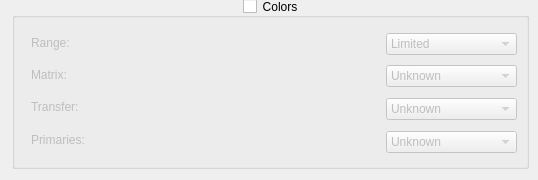
        <widget class="QWidget" name="Colors3Tab">
         <attribute name="title">
          <string>Colors</string>
         </attribute>
         <widget class="QGroupBox" name="ColorsHDRGB">
          <property name="geometry">
           <rect>
            <x>12</x>
            <y>-2</y>
            <width>517</width>
            <height>171</height>
           </rect>
          </property>
          <property name="toolTip">
           <string>Enables/disables color specification in x265 metadata.</string>
          </property>
          <property name="title">
           <string>Colors</string>
          </property>
          <property name="alignment">
           <set>Qt::AlignCenter</set>
          </property>
          <property name="checkable">
           <bool>true</bool>
          </property>
          <property name="checked">
           <bool>false</bool>
          </property>
          <widget class="QLabel" name="ColorRangeLabel">
           <property name="geometry">
            <rect>
             <x>19</x>
             <y>33</y>
             <width>69</width>
             <height>24</height>
            </rect>
           </property>
           <property name="text">
            <string>Range:</string>
           </property>
          </widget>
          <widget class="QLabel" name="ColorMatrixLabel">
           <property name="geometry">
            <rect>
             <x>19</x>
             <y>69</y>
             <width>72</width>
             <height>16</height>
            </rect>
           </property>
           <property name="text">
            <string>Matrix:</string>
           </property>
          </widget>
          <widget class="QComboBox" name="ColorTransferDD">
           <property name="geometry">
            <rect>
             <x>374</x>
             <y>100</y>
             <width>131</width>
             <height>22</height>
            </rect>
           </property>
           <property name="focusPolicy">
            <enum>Qt::NoFocus</enum>
           </property>
           <property name="toolTip">
            <string>Sets the color transfer.</string>
           </property>
           <item>
            <property name="text">
             <string>Unknown</string>
            </property>
           </item>
           <item>
            <property name="text">
             <string>BT709</string>
            </property>
           </item>
           <item>
            <property name="text">
             <string>BT470m</string>
            </property>
           </item>
           <item>
            <property name="text">
             <string>BT470bg</string>
            </property>
           </item>
           <item>
            <property name="text">
             <string>Log100</string>
            </property>
           </item>
           <item>
            <property name="text">
             <string>Log316</string>
            </property>
           </item>
           <item>
            <property name="text">
             <string>SMPTE170m</string>
            </property>
           </item>
           <item>
            <property name="text">
             <string>SMPTE240m</string>
            </property>
           </item>
           <item>
            <property name="text">
             <string>SMPTE2084</string>
            </property>
           </item>
           <item>
            <property name="text">
             <string>SMPTE428</string>
            </property>
           </item>
          </widget>
          <widget class="QLabel" name="ColorPrimariesLabel">
           <property name="geometry">
            <rect>
             <x>19</x>
             <y>132</y>
             <width>89</width>
             <height>20</height>
            </rect>
           </property>
           <property name="text">
            <string>Primaries:</string>
           </property>
          </widget>
          <widget class="QLabel" name="ColorTransferLabel">
           <property name="geometry">
            <rect>
             <x>19</x>
             <y>98</y>
             <width>85</width>
             <height>22</height>
            </rect>
           </property>
           <property name="text">
            <string>Transfer:</string>
           </property>
          </widget>
          <widget class="QComboBox" name="ColorRangeDD">
           <property name="geometry">
            <rect>
             <x>374</x>
             <y>35</y>
             <width>131</width>
             <height>22</height>
            </rect>
           </property>
           <property name="focusPolicy">
            <enum>Qt::NoFocus</enum>
           </property>
           <property name="toolTip">
            <string>Sets the color range.</string>
           </property>
           <item>
            <property name="text">
             <string>Limited</string>
            </property>
           </item>
           <item>
            <property name="text">
             <string>Full</string>
            </property>
           </item>
          </widget>
          <widget class="QComboBox" name="ColorMatrixDD">
           <property name="geometry">
            <rect>
             <x>374</x>
             <y>67</y>
             <width>131</width>
             <height>22</height>
            </rect>
           </property>
           <property name="focusPolicy">
            <enum>Qt::NoFocus</enum>
           </property>
           <property name="toolTip">
            <string>Sets the color matrix.</string>
           </property>
           <item>
            <property name="text">
             <string>Unknown</string>
            </property>
           </item>
           <item>
            <property name="text">
             <string>BT709</string>
            </property>
           </item>
           <item>
            <property name="text">
             <string>FCC</string>
            </property>
           </item>
           <item>
            <property name="text">
             <string>BT470bg</string>
            </property>
           </item>
           <item>
            <property name="text">
             <string>SMPTE170m</string>
            </property>
           </item>
           <item>
            <property name="text">
             <string>SMPTE240m</string>
            </property>
           </item>
           <item>
            <property name="text">
             <string>YCgCo</string>
            </property>
           </item>
           <item>
            <property name="text">
             <string>BT2020nc</string>
            </property>
           </item>
           <item>
            <property name="text">
             <string>BT2020c</string>
            </property>
           </item>
           <item>
            <property name="text">
             <string>SMTPE2085</string>
            </property>
           </item>
          </widget>
          <widget class="QComboBox" name="ColorPrimariesDD">
           <property name="geometry">
            <rect>
             <x>374</x>
             <y>133</y>
             <width>131</width>
             <height>22</height>
            </rect>
           </property>
           <property name="focusPolicy">
            <enum>Qt::NoFocus</enum>
           </property>
           <property name="toolTip">
            <string>Sets the color primaries.</string>
           </property>
           <item>
            <property name="text">
             <string>Unknown</string>
            </property>
           </item>
           <item>
            <property name="text">
             <string>BT709</string>
            </property>
           </item>
           <item>
            <property name="text">
             <string>BT470m</string>
            </property>
           </item>
           <item>
            <property name="text">
             <string>BT470bg</string>
            </property>
           </item>
           <item>
            <property name="text">
             <string>SMPTE170m</string>
            </property>
           </item>
           <item>
            <property name="text">
             <string>SMPTE240m</string>
            </property>
           </item>
           <item>
            <property name="text">
             <string>BT2020</string>
            </property>
           </item>
           <item>
            <property name="text">
             <string>SMPTE428</string>
            </property>
           </item>
           <item>
            <property name="text">
             <string>SMPTE431</string>
            </property>
           </item>
           <item>
            <property name="text">
             <string>SMPTE432</string>
            </property>
           </item>
          </widget>
         </widget>
        </widget>
